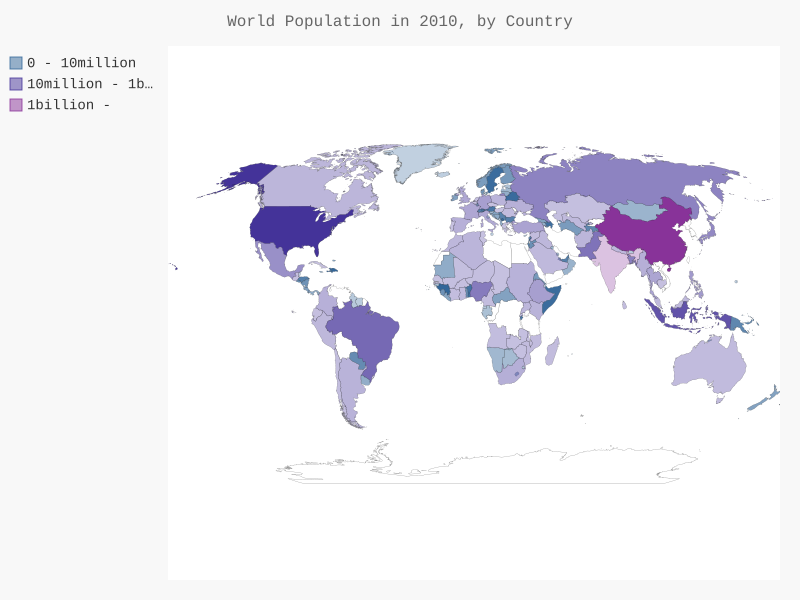

The script that drew this image:
import json
import pygal_maps_world.maps
from country_code import get_country_code
from pygal.style import RotateStyle
from pygal.style import LightColorizedStyle

filename = 'population_data.json'
with open(filename) as f:
    pop_data = json.load(f)

# 创建一个包含人口数量的字典
cc_poppulations = {}
for pop_dict in pop_data:
    if pop_dict['Year'] == '2010':
        country_name = pop_dict['Country Name']
        population = int(float(pop_dict['Value']))
        # print(country_name + ": " + str(population))
        code = get_country_code(country_name)
        if code:
            cc_poppulations[code] = population
        else:
            print("ERROR - " + country_name)

# 根据人口数量将所有的国家分程三组
cc_pops_1, cc_pops_2, cc_pops_3 = {}, {}, {}
for cc, pop in cc_poppulations.items():
    if pop < 10000000:
        cc_pops_1[cc] = pop
    elif pop < 1000000000:
        cc_pops_2[cc] = pop
    else:
        cc_pops_3[cc] = pop
print(len(cc_pops_1), len(cc_pops_2), len(cc_pops_3))

# wm_style = RotateStyle('#336699')
wm_style = RotateStyle('#336699', base_style = LightColorizedStyle)
wm = pygal_maps_world.maps.World(style = wm_style)
wm.title = "World Population in 2010, by Country"
# wm.add('2010', cc_poppulations)
wm.add('0 - 10million', cc_pops_1)
wm.add('10million - 1billion', cc_pops_2)
wm.add('1billion - ', cc_pops_3)

wm.render_to_file('world_population.svg')
